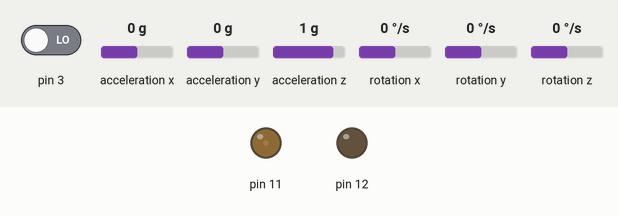
A sketch run on a simulated Arduino Uno, built with avr-gcc and run on an emulated ATmega328P. Shown: output pins drawn as LEDs (lit = HIGH). The test bench sets the inputs (shaded band); at power-on: rotation x 0 °/s, acceleration y 0 g, acceleration z 1 g, pin 3 LOW, acceleration x 0 g, rotation y 0 °/s, rotation z 0 °/s. The sensor or clock chip raises its interrupt line as the real part does; what the sketch prints to the serial monitor is not drawn.

Above: at 1.7 s.
1.8 s: rotation x set to -100 °/s
At 3.3 s:
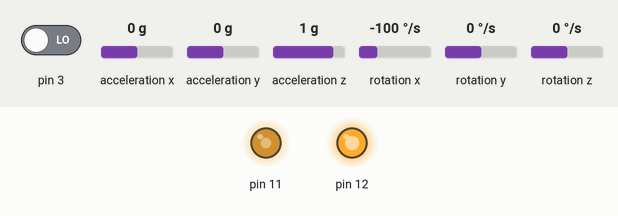
4.8 s: acceleration y set to -0.8 g
At 6.7 s:
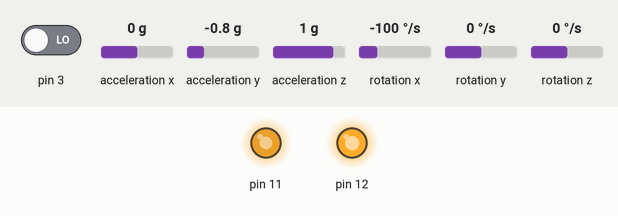
7.8 s: acceleration z set to -1.4 g
At 8.04 s:
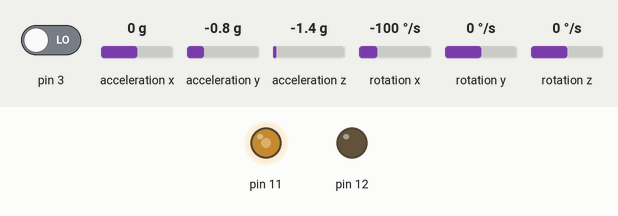
Timing chart, 0 to 16.8 s (numbered marks = the images above; inputs shaded):
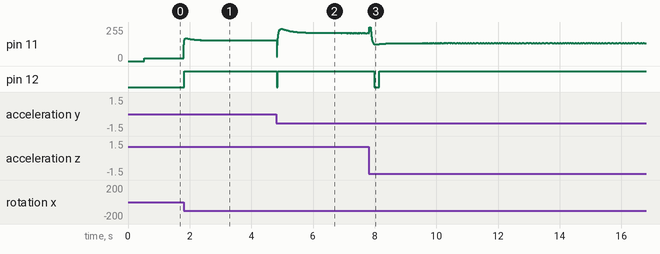

The sketch:

FullTrial2.ino
```cpp
#include "I2Cdev.h"
#include "MPU6050_6Axis_MotionApps20.h"
#include "Wire.h"
#include <Motor.h>

#define MPUInterruptPIN 19

const byte lM1 = 22;  //M1 - OUT1 - IN1 - 22
const byte lM2 = 23;  //M2 - OUT2 - IN2 - 23
const byte lME = 11;  //ENA - 11
const byte lMA = 18;  //A - 18
const byte lMB = 17;  //B - 17

const byte rM1 = 30;  //M2 - OUT4 - IN4 - 30
const byte rM2 = 31;  //M1 - OUT3 - IN3 - 31
const byte rME = 12;  //ENB - 12
const byte rMA = 3;   //A - 2
const byte rMB = 4;   //B - 3

int16_t ax, ay, az;
int16_t gx, gy, gz;

// ORIGINAL double K[] = {-0.0183,   -0.2152,   -2.6887,   -1.3270};
// MYTRIAL-1
double K[] = {-0.0498,   -0.5443,   -3.5941,   -1.3057};

const double fCut = 5.0;
const double alpha   = 0.05;

unsigned long timeStampMPU, currTime, timeStampLoop, delayValLoop;

double accFx, accFy, accFz, gyFx, gxVal, gxPrev;
double accP, gyP, dT, Tau;
double alphaHPF, alphaLPF;
double pitch, pitchPrev, pitchRate;

Motor leftMotor(lM1, lM2, lME, lMA, lMB, 20);
Motor rightMotor(rM1, rM2, rME, rMA, rMB, 20);

MPU6050 mpu;

volatile bool isMPUReady;

void setup(){
  Serial.begin(115200);
//  attachTimerInterruptmpuMPU();
  attachMotorInterrupts();
  initMPUSensor();
}

void loop(){
  timeStampLoop = micros();

  if(isMPUReady){
    readMPUData();
    isMPUReady = false;
  }
  Serial.print("x = ");
  Serial.println(x());
  Serial.print("xDot = ");
  Serial.println(xDot());
  Serial.print("Pitch = ");
  Serial.print(accP);Serial.print("\t");
  Serial.println(pitch);
  Serial.print("pitchRate = ");
  Serial.println(pitchRate);
  double tVal = lqr();
  Serial.println(tVal);

  delayValLoop = 2000-timeStampLoop;
  if(delayValLoop > 0){
    delayMicroseconds(delayValLoop);
  }else{
    Serial.println("Nooooo......");
  }
}

void MPUSensorISR(void){
  isMPUReady = true;
}

void readMPUData(){
  currTime = micros();
  dT = (double)(currTime - timeStampMPU)/1e6;
  timeStampMPU = currTime;

  mpu.getMotion6(&ax, &ay, &az, &gx, &gy, &gz);
  gxVal = (double)gx/131.0;

  alphaHPF = alphaLPF = Tau/(Tau+dT);

  // LPF
  accFx = alphaLPF*accFx+(1-alphaLPF)*ax;
  accFy = alphaLPF*accFy+(1-alphaLPF)*ay;
  accFz = alphaLPF*accFz+(1-alphaLPF)*az;
  // HPF
  gyFx = (1-alphaHPF)*(gxVal-gxPrev)+(1-alphaHPF)*gyFx;

  // Raw gy and acc pitch
  accP = -atan2(accFy, abs(accFz))*180/PI;
  gyP = dT*gyFx;

  // Complimentary filter
  pitchPrev = pitch;
  pitch = (1-alpha)*(gyP+pitch)+alpha*accP;
  pitchRate = (pitch-pitchPrev)/dT;
}

double lqr() {
  double torque, voltage;
  torque = -(K[0]*x() + K[1]*xDot() + K[2]*pitch*PI/180 + K[3]*pitchRate*PI/180) ;
  voltage = (RESISTANCE*torque/(MOTOR_CONSTANT*GEAR_RATIO)); // + (xDot()/0.03)*GEAR_RATIO*MOTOR_CONSTANT);
  driveMotors(voltage);
  // Range: 0.245-1.69
  return torque;
}


double x() {
  return (leftMotor.encoder.getX() + rightMotor.encoder.getX()) / 2;
}

double xDot() {
  return (leftMotor.encoder.getXDot() + rightMotor.encoder.getXDot()) / 2;
}

void initMPUSensor(){
  Wire.begin();
  Wire.setClock(400000); // 400kHz I2C clock. Comment this line if having compilation difficulties

  // initialize device
  Serial.println("Initializing I2C devices...");
  mpu.initialize();
  pinMode(MPUInterruptPIN, INPUT);

  Serial.println(F("Initializing DMP..."));
  int devStatus = mpu.dmpInitialize();

  if(devStatus != 0){
    Serial.println("+++++++++ERROR INITIALIZING DMP++++++++");
  }

  // verify connection
  Serial.println("Testing device connections...");
  Serial.println(mpu.testConnection() ? "MPU6050 connection successful" : "MPU6050 connection failed");

  Serial.println("Updating internal sensor offsets...");

  mpu.setXGyroOffset(13);
  mpu.setYGyroOffset(47);
  mpu.setZGyroOffset(-916);

  mpu.setXAccelOffset(-3768);
  mpu.setYAccelOffset(-1314);
  mpu.setZAccelOffset(1419);

//  mpu.setXGyroOffset(-893);
//  mpu.setYGyroOffset(36);
//  mpu.setZGyroOffset(16);
//
//  mpu.setXAccelOffset(-3843);
//  mpu.setYAccelOffset(-1289);
//  mpu.setZAccelOffset(4915);

  Serial.print(mpu.getXAccelOffset());Serial.print("\t");
  Serial.print(mpu.getYAccelOffset());Serial.print("\t");
  Serial.print(mpu.getZAccelOffset());Serial.print("\t");
  Serial.print(mpu.getXGyroOffset());Serial.print("\t");
  Serial.print(mpu.getYGyroOffset());Serial.print("\t");
  Serial.print(mpu.getZGyroOffset());Serial.print("\t");Serial.print("\n");

  mpu.PrintActiveOffsets();
  // turn on the DMP, now that it's ready
  Serial.println(F("Enabling DMP..."));
  mpu.setDMPEnabled(true);

  Serial.print(F("Enabling interrupt detection (Arduino external interrupt "));
  Serial.print(digitalPinToInterrupt(MPUInterruptPIN));
  Serial.println(F(")..."));
  attachInterrupt(digitalPinToInterrupt(MPUInterruptPIN), MPUSensorISR, RISING);

  Tau = 1/(2*PI*fCut);
  accP = gyP = pitch = accFx = accFy = accFz = gxPrev = gyFx = 0;
}
```

Measured:
- after the input at 1.8 s, pin 12: LOW → HIGH at once
- after the input at 4.8 s, pin 12: HIGH → LOW at once, → HIGH 0.03 s later
- after the input at 7.8 s, pin 12: HIGH → LOW after 0.18 s, → HIGH 0.16 s later
